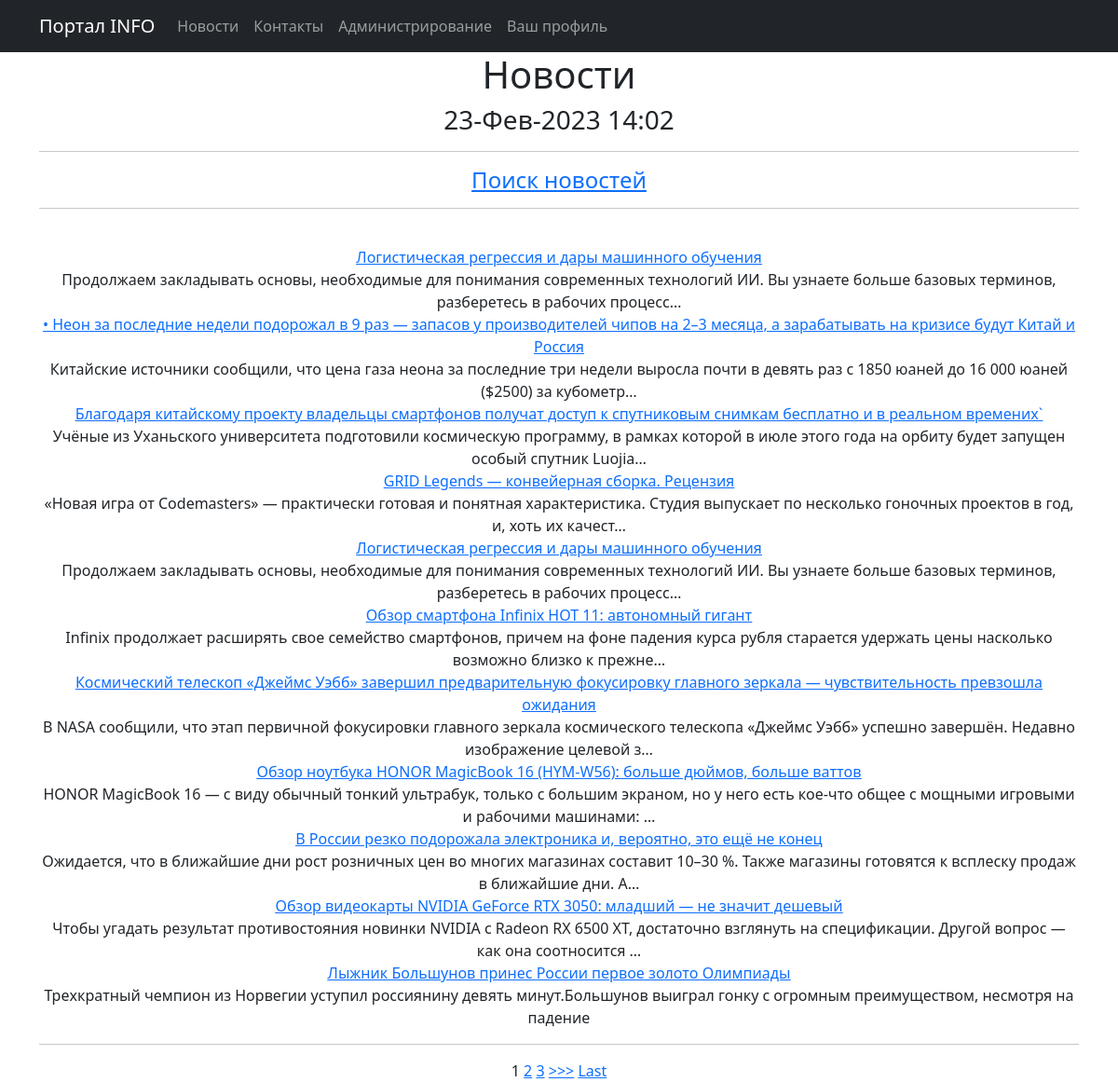
Page /news/ on the committed database.
### news/models.py (models this page shows, shortened)
class Post(models.Model):
    News = 'NW'
    Article = 'AR'
    CATEGORY_CHOICES = [
        (News, 'Новость'),
        (Article, 'Статья'),
    ]
    author = models.ForeignKey(Author, on_delete=models.CASCADE) #связь «один ко многим» с моделью Author;
    categoryType = models.CharField(max_length=2, choices=CATEGORY_CHOICES, default=Article)
    dateCreation = models.DateTimeField(auto_now_add=True)
    category = models.ForeignKey(Category, on_delete=models.CASCADE, null=True) #связь «многие ко многим» с моделью Category
    title = models.CharField(max_length=228)
    text = models.TextField()
    rating_post = models.SmallIntegerField(default=0)

### news/views.py (the view)
# urls.py: path('', PostList.as_view()),
class PostList(ListView):
    model = Post
    template_name = 'News_list.html'
    context_object_name = 'news'
    queryset = Post.objects.order_by('-dateCreation')
    paginate_by = 1  # поставим постраничный вывод в один элемент
    def get_context_data(self, **kwargs):
        context = super().get_context_data(**kwargs)
        context['filter'] = PostFilter(self.request.GET, queryset=self.get_queryset())  # вписываем наш фильтр в контекст
        context['time_now'] = datetime.utcnow()
        context['value1'] = None
        return context

### news/templatetags/custom_filters.py (called while the page is built)
@register.filter(name='censor')
def censor(value):
    for word in censor_list:
        value = value.replace(word, '*****')
    return value

### news/templates/News_list.html (shortened to what this page needs)
{% extends 'flatpages/default.html' %}
{% load custom_filters %}
{% block content %}
    <h1>Новости</h1>
    <h3>{{ time_now|date:'d-M-Y H:m' }}</h3>
    {% if news %}
<hr>
<h4><a  href="{% url 'news_search' %}">Поиск новостей</a> </h4>
<hr>
   {% for news in filter.qs %}
        <tr>
            <td>
               <br> <a href="{% url 'post_detail' news.id %}"><u>{{ news.title|censor }}</u> </a>
            </td>
            <td>
                <br>{{ news.text|truncatechars:150|censor }}
            </td>
        </tr>
    {% endfor %}
    {% else %}
        <h1>Новостей нет!</h1>
    {% endif %}
{% if is_paginated %}
<hr>
    {% for num in page_obj.paginator.page_range %}
        {% if page_obj.number == num %}
            <a>{{ num }}</a>
        {% elif num > page_obj.number|add:'-3' and num < page_obj.number|add:'3' %}
            <a href="?page={{ num }}">{{ num }}</a>
        {% endif %}
    {% endfor %}
    {% if page_obj.has_next %}
        <a href="?page={{ page_obj.next_page_number }}">>>></a>
        <a href="?page={{ page_obj.paginator.num_pages }}">Last</a>
    {% endif %}
{% endif %}
{% endblock content %}

### news/templates/flatpages/default.html (shortened to what this page needs)
<!DOCTYPE html>
<html lang="en">
    <head>
        {% load static %}
        <link href="{% static 'css/styles.css' %}" rel="stylesheet" />
    </head>
    <body>
<nav class="navbar navbar-expand-lg navbar-dark bg-dark static-top">
   <div class="container">
       <a class="navbar-brand" href="#">Портал INFO</a>
       <div class="collapse navbar-collapse" id="navbarResponsive">
           <ul class="navbar-nav ml-auto">
               <li class="nav-item">
                   <a class="nav-link" href="/news/">Новости</a>
               </li>
               <li class="nav-item">
                   <a class="nav-link" href="/contacts/">Контакты</a>
               </li>
               <li class="nav-item">
                   <a class="nav-link" href="/admin/">Администрирование</a>
               </li>
               <li class="nav-item">
                   <a class="nav-link" <a href="/">Ваш профиль</a>
               </li>
           </ul>
       </div>
   </div>
</nav>
        <div class="container">
   <div class="row">
       <div class="col-lg-12 text-center">
           {% block content %}{% endblock content %}
       </div>
   </div>
</div>
    </body>
</html>

### rows in the picture
Post: title|censor "Логистическая регрессия и дары машинного обучения", text|censor "Продолжаем закладывать основы, необходимые для понимания современных технологий ИИ. Вы узнаете больше базовых терминов, разберетесь в рабочих процесс…"
Post: title|censor "• Неон за последние недели подорожал в 9 раз — запасов у производителей чипов на 2–3 месяца, а зарабатывать на кризисе будут Китай и Россия", text|censor "Китайские источники сообщили, что цена газа неона за последние три недели выросла почти в девять раз с 1850 юаней до 16 000 юаней ($2500) за кубометр…"
Post: title|censor "Благодаря китайскому проекту владельцы смартфонов получат доступ к спутниковым снимкам бесплатно и в реальном времениx`", text|censor "Учёные из Уханьского университета подготовили космическую программу, в рамках которой в июле этого года на орбиту будет запущен особый спутник Luojia…"
Post: title|censor "GRID Legends — конвейерная сборка. Рецензия", text|censor "«Новая игра от Codemasters» — практически готовая и понятная характеристика. Студия выпускает по несколько гоночных проектов в год, и, хоть их качест…"
Post: title|censor "Логистическая регрессия и дары машинного обучения", text|censor "Продолжаем закладывать основы, необходимые для понимания современных технологий ИИ. Вы узнаете больше базовых терминов, разберетесь в рабочих процесс…"
Post: title|censor "Обзор смартфона Infinix HOT 11: автономный гигант", text|censor "Infinix продолжает расширять свое семейство смартфонов, причем на фоне падения курса рубля старается удержать цены насколько возможно близко к прежне…"
Post: title|censor "Космический телескоп «Джеймс Уэбб» завершил предварительную фокусировку главного зеркала — чувствительность превзошла ожидания", text|censor "В NASA сообщили, что этап первичной фокусировки главного зеркала космического телескопа «Джеймс Уэбб» успешно завершён. Недавно изображение целевой з…"
Post: title|censor "Обзор ноутбука HONOR MagicBook 16 (HYM-W56): больше дюймов, больше ваттов", text|censor "HONOR MagicBook 16 — с виду обычный тонкий ультрабук, только с большим экраном, но у него есть кое-что общее с мощными игровыми и рабочими машинами: …"
Post: title|censor "В России резко подорожала электроника и, вероятно, это ещё не конец", text|censor "Ожидается, что в ближайшие дни рост розничных цен во многих магазинах составит 10–30 %. Также магазины готовятся к всплеску продаж в ближайшие дни. А…"
Post: title|censor "Обзор видеокарты NVIDIA GeForce RTX 3050: младший — не значит дешевый", text|censor "Чтобы угадать результат противостояния новинки NVIDIA с Radeon RX 6500 XT, достаточно взглянуть на спецификации. Другой вопрос — как она соотносится …"
Post: title|censor "Лыжник Большунов принес России первое золото Олимпиады", text|censor "Трехкратный чемпион из Норвегии уступил россиянину девять минут.Большунов выиграл гонку с огромным преимуществом, несмотря на падение"

### other values in the picture
{{ time_now|date:'d-M-Y H:m' }} "23-Фев-2023 14:02"
{{ num }} "1"
{{ num }} "2" "3"
